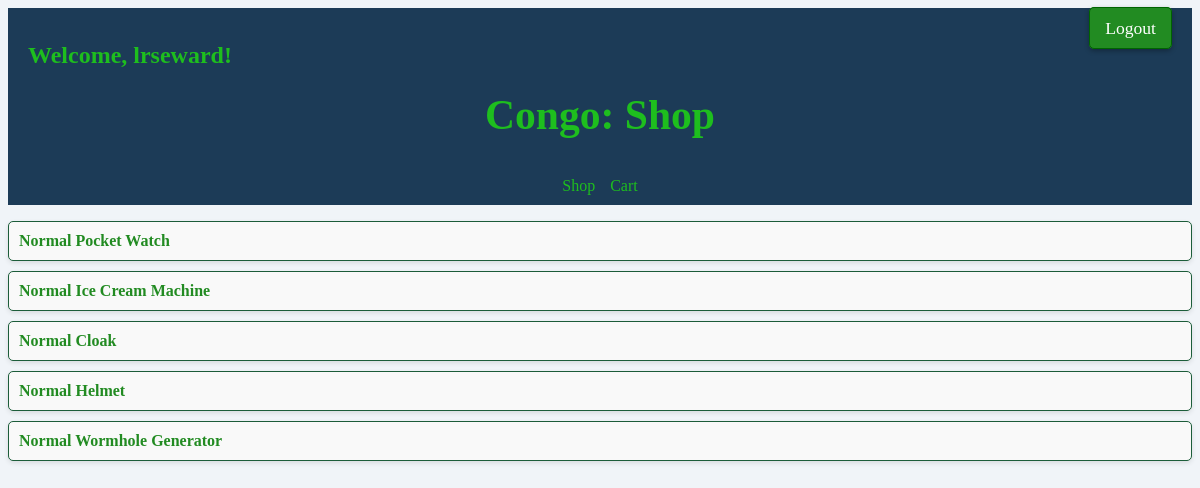
Page /items/ (signed in) on the committed database.
### models.py (models this page shows, shortened)
class Item(db.Model):
    id = db.Column(db.Integer, primary_key=True)
    name = db.Column(db.String(32), unique=True, nullable=False)
    image = db.Column(db.String(64), unique=True, nullable=False)
    description = db.Column(db.String(1000), unique=False, nullable=False)

### app.py (the view)
@app.route('/items/', methods=['GET'])
def get_items():
    session['items'] = models.add_items()
    items = models.Item.query.all()
    return render_template('items.html', title='Shop', username=session.get('username'), items=items)

### app.py (called while the page is built)
@app.before_request
def check_login():
    allowed_routes = [url_for('index'), url_for('register'), url_for('login_form'),
                      url_for('create_user'), url_for('login')]
    if 'username' not in session and request.path not in allowed_routes and not request.path.startswith('/static'):
        return redirect(url_for('login_form'))

### models.py (called while the page is built, shortened)
def add_items():
    items = []
    items.append(add_pocket_watch())
    items.append(add_ice_cream_machine())
    items.append(add_cloak())
    items.append(add_helmet())
    items.append(add_wormhole_generator())
    return items

def add_pocket_watch():
    name = 'Normal Pocket Watch'
    if Item.query.filter_by(name=name).first():
        return name

def add_ice_cream_machine():
    name = 'Normal Ice Cream Machine'
    if Item.query.filter_by(name=name).first():
        return name

def add_cloak():
    name = 'Normal Cloak'
    if Item.query.filter_by(name=name).first():
        return name

def add_helmet():
    name = 'Normal Helmet'
    if Item.query.filter_by(name=name).first():
        return name

def add_wormhole_generator():
    name = 'Normal Wormhole Generator'
    if Item.query.filter_by(name=name).first():
        return name

### templates/items.html
<!doctype html>
<html>
    <head>
        {% include 'header.html' %}
        <link rel="stylesheet" href="{{ url_for('static', filename='list-style.css') }}">
    </head>
    <body>
        <ul class="styled-list">
        {% for item in items %}
        <li> <a href={{ url_for('get_item', itemid=item.id) }}>{{ item.name }}</a></li>
        {% endfor %}
        </ul>
    </body>
</html>

### static/list-style.css (style rules this page uses)
body { background-color: #f0f4f8; color: #1ebe1e; }
.styled-list { list-style-type: none; padding: 0; }
.styled-list li { margin: 10px 0; padding: 10px; border: 1px solid #1c5d3a; border-radius: 5px; background-color: #f9f9f9; box-shadow: 0 2px 5px rgba(0, 0, 0, 0.1); }
.styled-list a { text-decoration: none; color: #228B22; font-weight: bold; }

### rows in the picture
Item: name "Normal Pocket Watch"
Item: name "Normal Ice Cream Machine"
Item: name "Normal Cloak"
Item: name "Normal Helmet"
Item: name "Normal Wormhole Generator"

### other values in the picture
{{ username }} "lrseward"
{{ title }} "Shop"
